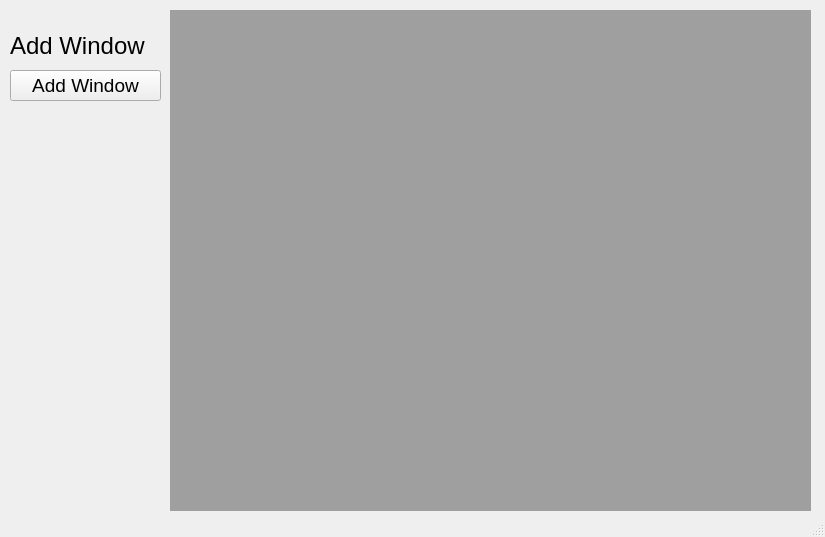
<?xml version="1.0" encoding="UTF-8"?>
<ui version="4.0">
 <class>MainWindow</class>
 <widget class="QMainWindow" name="MainWindow">
  <property name="geometry">
   <rect>
    <x>0</x>
    <y>0</y>
    <width>825</width>
    <height>537</height>
   </rect>
  </property>
  <property name="windowTitle">
   <string>MainWindow</string>
  </property>
  <widget class="QWidget" name="centralwidget">
   <widget class="QMdiArea" name="mdiArea">
    <property name="geometry">
     <rect>
      <x>170</x>
      <y>10</y>
      <width>641</width>
      <height>501</height>
     </rect>
    </property>
   </widget>
   <widget class="QLabel" name="label">
    <property name="geometry">
     <rect>
      <x>10</x>
      <y>20</y>
      <width>151</width>
      <height>51</height>
     </rect>
    </property>
    <property name="font">
     <font>
      <pointsize>18</pointsize>
     </font>
    </property>
    <property name="text">
     <string>Add Window</string>
    </property>
   </widget>
   <widget class="QPushButton" name="pushButton">
    <property name="geometry">
     <rect>
      <x>10</x>
      <y>70</y>
      <width>151</width>
      <height>31</height>
     </rect>
    </property>
    <property name="font">
     <font>
      <pointsize>14</pointsize>
     </font>
    </property>
    <property name="text">
     <string>Add Window</string>
    </property>
   </widget>
  </widget>
  <widget class="QMenuBar" name="menubar">
   <property name="geometry">
    <rect>
     <x>0</x>
     <y>0</y>
     <width>825</width>
     <height>21</height>
    </rect>
   </property>
  </widget>
  <widget class="QStatusBar" name="statusbar"/>
 </widget>
 <resources/>
 <connections/>
</ui>
